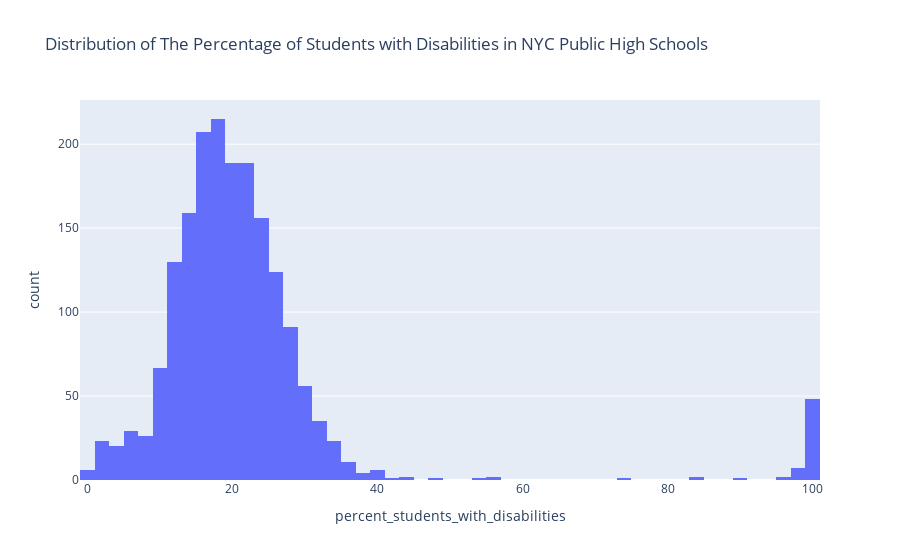

The notebook cell this image was saved under:
### Markdown cell above
#### Task 2B. Create a histogram to view the distribution of the percentage of students with disabilities in schools.

<span style='background :#FFF59E'>**Hint:** You'll need to use the `percent_students_with_disabilities` column of your DataFrame.</span>

### Code cell
# Plot the data showing the % of students with disabilities in schools
histogramtwo = px.histogram(df, x = 'percent_students_with_disabilities', nbins = 100, title = 'Distribution of The Percentage of Students with Disabilities in NYC Public High Schools')
histogramtwo.show()

### Figure 1 — Plotly figure (JSON) as saved in the notebook; plotly's stock layout.template omitted (floating-point values rounded to 4 significant figures; data arrays with more than 128 entries replaced by an {"elided": "..."} marker saying what was removed)
{"data": [{"alignmentgroup": "True", "bingroup": "x", "hovertemplate": "percent_students_with_disabilities=%{x}<br>count=%{y}<extra></extra>", "legendgroup": "", "marker": {"color": "#636efa", "pattern": {"shape": ""}}, "name": "", "nbinsx": 100, "offsetgroup": "", "orientation": "v", "showlegend": false, "type": "histogram", "x": {"elided": "1834 float values"}, "xaxis": "x", "yaxis": "y"}], "layout": {"autosize": true, "barmode": "relative", "legend": {"tracegroupgap": 0}, "title": {"text": "Distribution of The Percentage of Students with Disabilities in NYC Public High Schools"}, "xaxis": {"anchor": "y", "autorange": true, "domain": [0, 1], "range": [-1, 101], "title": {"text": "percent_students_with_disabilities"}, "type": "linear"}, "yaxis": {"anchor": "x", "autorange": true, "domain": [0, 1], "range": [0, 226.3], "title": {"text": "count"}}}}
